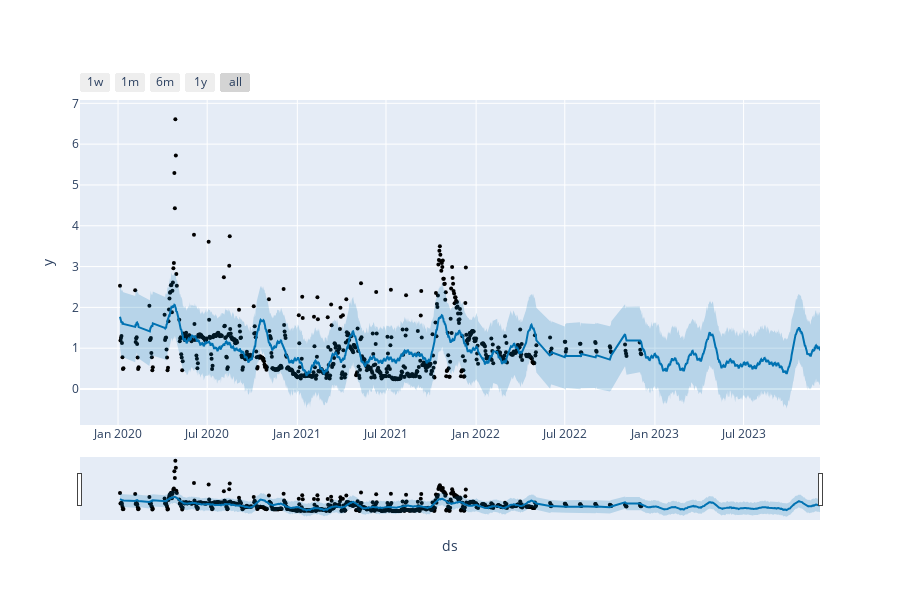

This figure's notebook cell:
### Code cell
plot_plotly(m, forecast)

### Figure 1 — Plotly figure (JSON) as saved in the notebook; plotly's stock layout.template omitted (floating-point values rounded to 4 significant figures; data arrays with more than 128 entries replaced by an {"elided": "..."} marker saying what was removed)
{"data": [{"marker": {"color": "black", "size": 4}, "mode": "markers", "name": "Actual", "type": "scatter", "x": {"elided": "759 str values"}, "y": {"elided": "759 float values"}}, {"hoverinfo": "skip", "line": {"width": 0}, "mode": "lines", "type": "scatter", "x": {"elided": "1124 str values"}, "y": {"elided": "1124 float values"}}, {"fill": "tonexty", "fillcolor": "rgba(0, 114, 178, 0.2)", "line": {"color": "#0072B2", "width": 2}, "mode": "lines", "name": "Predicted", "type": "scatter", "x": {"elided": "1124 str values"}, "y": {"elided": "1124 float values"}}, {"fill": "tonexty", "fillcolor": "rgba(0, 114, 178, 0.2)", "hoverinfo": "skip", "line": {"width": 0}, "mode": "lines", "type": "scatter", "x": {"elided": "1124 str values"}, "y": {"elided": "1124 float values"}}], "layout": {"height": 600, "showlegend": false, "width": 900, "xaxis": {"rangeselector": {"buttons": [{"count": 7, "label": "1w", "step": "day", "stepmode": "backward"}, {"count": 1, "label": "1m", "step": "month", "stepmode": "backward"}, {"count": 6, "label": "6m", "step": "month", "stepmode": "backward"}, {"count": 1, "label": "1y", "step": "year", "stepmode": "backward"}, {"step": "all"}]}, "rangeslider": {"visible": true}, "title": {"text": "ds"}, "type": "date"}, "yaxis": {"title": {"text": "y"}}}}
